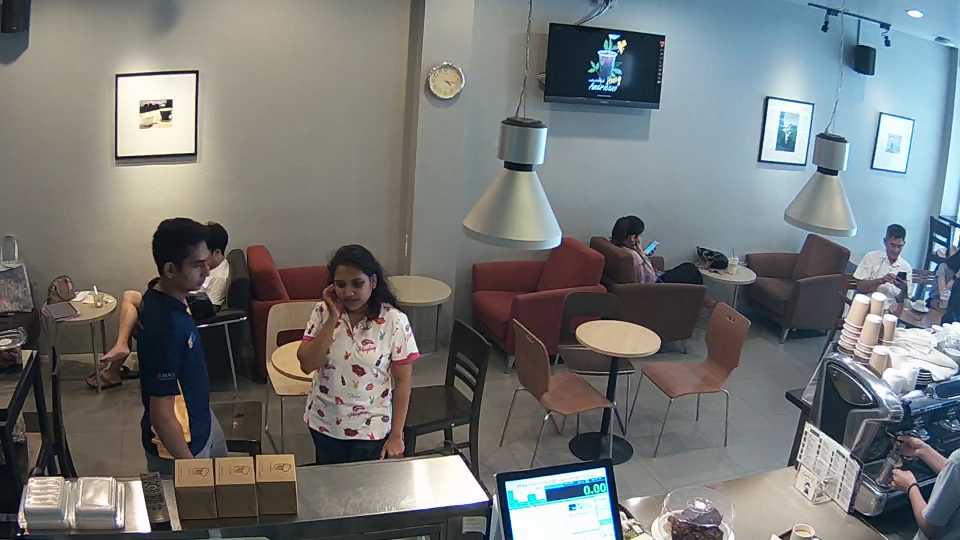
#> input picture frame 12 of 3_personDetector/python/video.mp4, 1920 x 1080 px (shown at 1/2 size)
$ python detectHuman.py frame10.jpg   (older library calls are emulated)
#> lines starting #> are read from the running program, lines starting #| are printed output that depends on the picture; after the words box and inside, x2 and y2 are one past the last pixel; in counts of white or black regions, pixels touching at a corner belong together
### 3_personDetector/python/Background_Subtraction.py
import numpy as np
import cv2
from matplotlib import pyplot as plt
from PIL import Image

#change the video source
cap = cv2.VideoCapture('video.mp4')
fgbg = cv2.createBackgroundSubtractorMOG2()

looper,image=cap.read()
#> image is the input picture: shape (1080, 1920, 3); mean B, G, R 118.1, 118.7, 116.4
count=0
looper=True
size = 600, 400
for count in range (0,100):
    looper,image=cap.read()
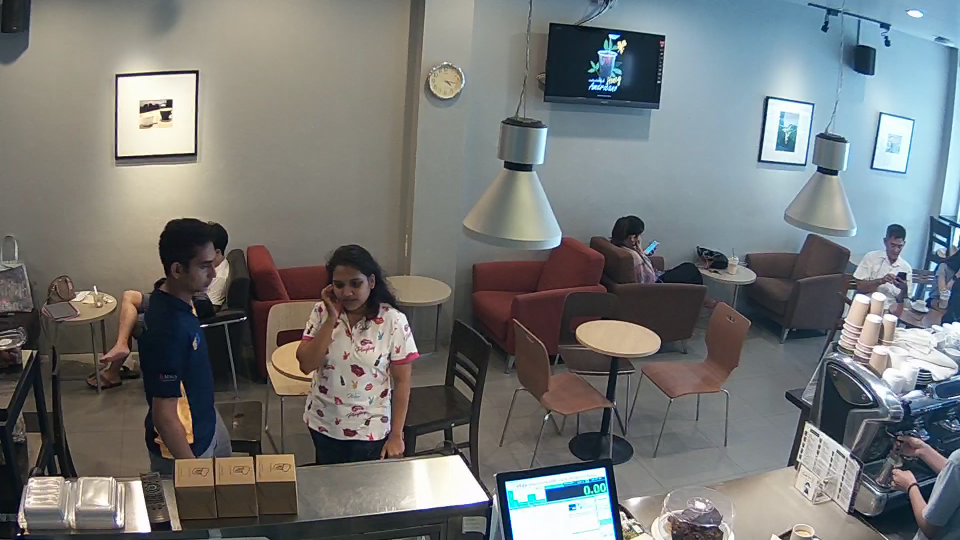
#> input picture frame 13 of 3_personDetector/python/video.mp4, 1920 x 1080 px (shown at 1/2 size)
#> image is the input picture: shape (1080, 1920, 3); mean B, G, R 118.3, 118.8, 116.5
    print('Read a new frame: ', looper)
#| Read a new frame:  True
    count+1
    if(count==10):
        cv2.imwrite("frame%d.jpg" % count, image)
        img = Image.open("frame%d.jpg"%count)
        img2=img.rotate(90)
        img2.thumbnail(size, Image.ANTIALIAS)
        img2.save("img2.jpg")

        print("Screenshot success\n")
        break


while(1):
    ret, frame = cap.read()
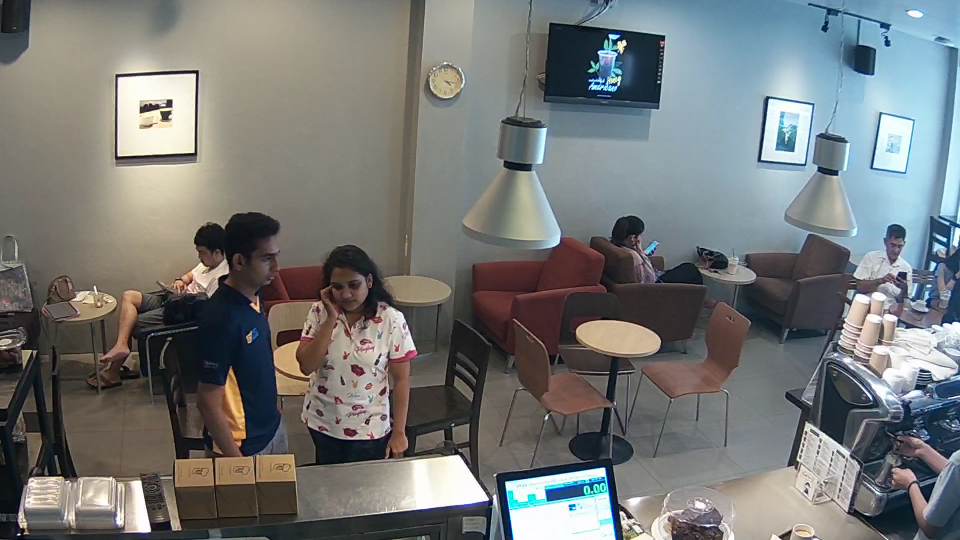
#> input picture frame 24 of 3_personDetector/python/video.mp4, 1920 x 1080 px (shown at 1/2 size)
#> frame is the input picture: shape (1080, 1920, 3); mean B, G, R 118.7, 119.3, 117.1
    fgmask = fgbg.apply(frame)
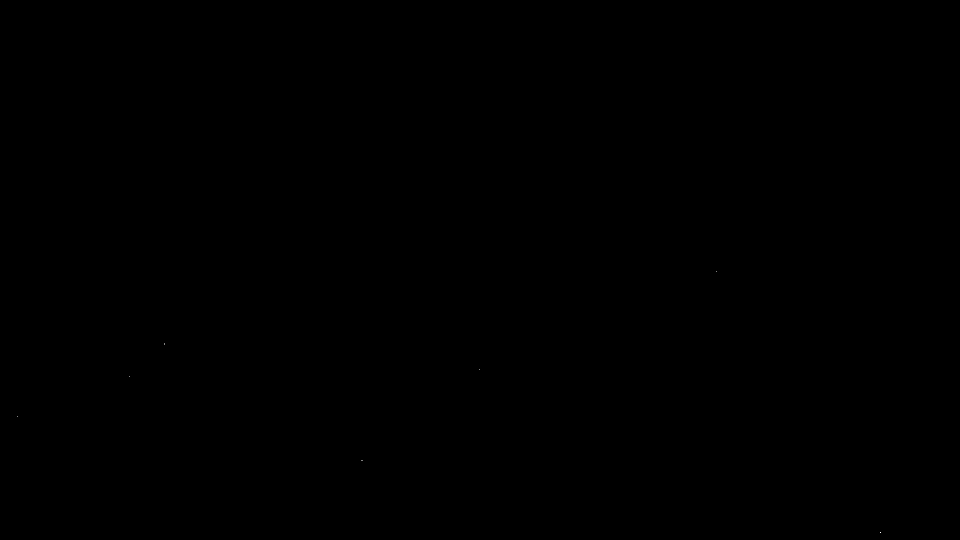
#> fgmask: shape (1080, 1920) (shown at 1/2 size); values 127 (black) and 255 (white), 0% white in thin lines or dots, all inside (x1, y1, x2, y2) = (35, 542, 1762, 1065)
    imS = cv2.resize(frame, (800, 600))
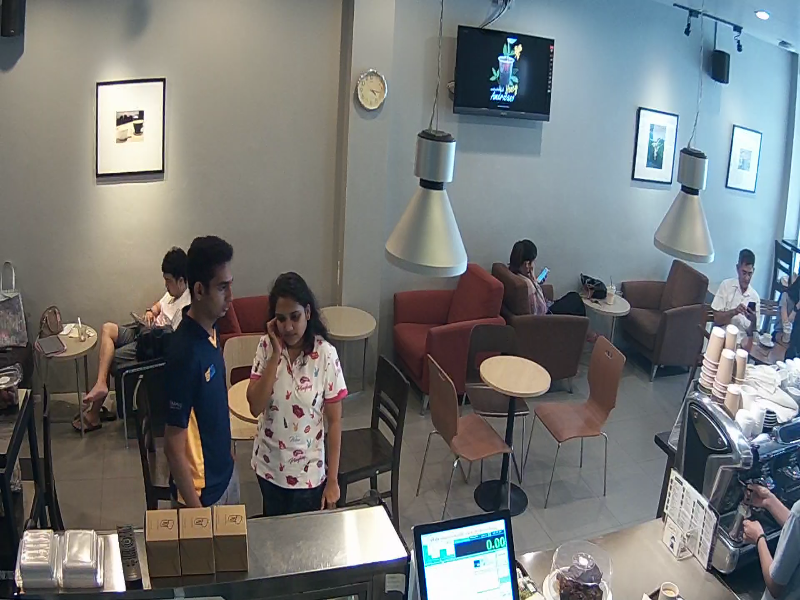
#> imS: shape (600, 800, 3); mean B, G, R 118.6, 119.2, 117
    imS2 = cv2.resize(fgmask, (800, 600))
    cv2.imshow('fgmask',imS)
    cv2.imshow('frame',imS2)
    k = cv2.waitKey(30) & 0xff
#> (key Esc is pressed here)
    if k == 27:
        break

img=cv2.imread("frame10.jpg")
cap.release()
cv2.destroyAllWindows()

def sendImg():
    img=cv2.imread("img2.jpg")
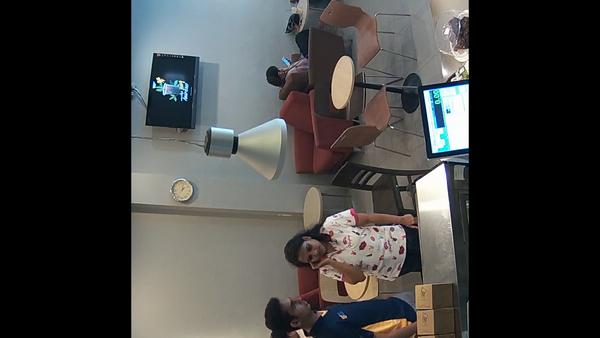
#> img: shape (338, 600, 3); mean B, G, R 61.7, 63.1, 63.2
    return img

### 3_personDetector/python/detectHuman.py
import numpy as np
import cv2


def inside(r, q):
    rx, ry, rw, rh = r
    qx, qy, qw, qh = q
    return rx > qx and ry > qy and rx + rw < qx + qw and ry + rh < qy + qh


def draw_detections(img, rects, thickness = 1):
    for x, y, w, h in rects:
        # the HOG detector returns slightly larger rectangles than the real objects.
        # so we slightly shrink the rectangles to get a nicer output.
        pad_w, pad_h = int(w), int(h)
        cv2.rectangle(img, (x+pad_w, y+pad_h), (x+w-pad_w, y+h-pad_h), (0, 255, 0), thickness)


if __name__ == '__main__':
    import sys
    from glob import glob
    import itertools as it
    from Background_Subtraction import sendImg

    print(__doc__)

    hog = cv2.HOGDescriptor()
    hog.setSVMDetector( cv2.HOGDescriptor_getDefaultPeopleDetector() )
    img3=sendImg()
	#replace the image source
    default = ['/home/gunner/Desktop/cultural8.jpg'] if len(sys.argv[1:]) == 0 else []

    for fn in it.chain(*map(glob, default + sys.argv[1:])):
        print(fn, ' - ',)
        try:
            img = cv2.imread(fn)
            if img is None:
                print('Failed to load image file:', fn)
                continue
        except:
            print('loading error')
            continue

        found, w = hog.detectMultiScale(img, winStride=(8,8), padding=(32,32), scale=1.05)
        found_filtered = []
        for ri, r in enumerate(found):
            for qi, q in enumerate(found):
                if ri != qi and inside(r, q):
                    break
            else:
                found_filtered.append(r)
        #draw_detections(img, found)
        #draw_detections(img, found_filtered, 3)
        draw_detections(img3,found)
        draw_detections(img3, found_filtered, 3)
        print('%d (%d) found' % (len(found_filtered), len(found)))
        cv2.imshow('img', img)
        ch = cv2.waitKey()
#> (key Esc is pressed here)
        if ch == 27:
            break
cv2.destroyAllWindows()

$ run again, starting later in the video
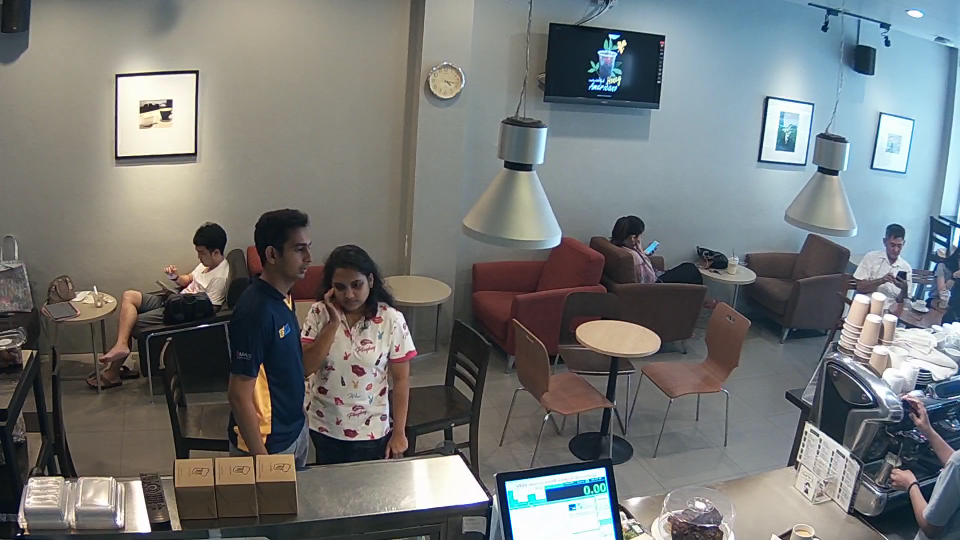
#> input picture frame 56 of 3_personDetector/python/video.mp4, 1920 x 1080 px (shown at 1/2 size)
#> image is the input picture: shape (1080, 1920, 3); mean B, G, R 118.1, 118.7, 116.2
#| Read a new frame:  True
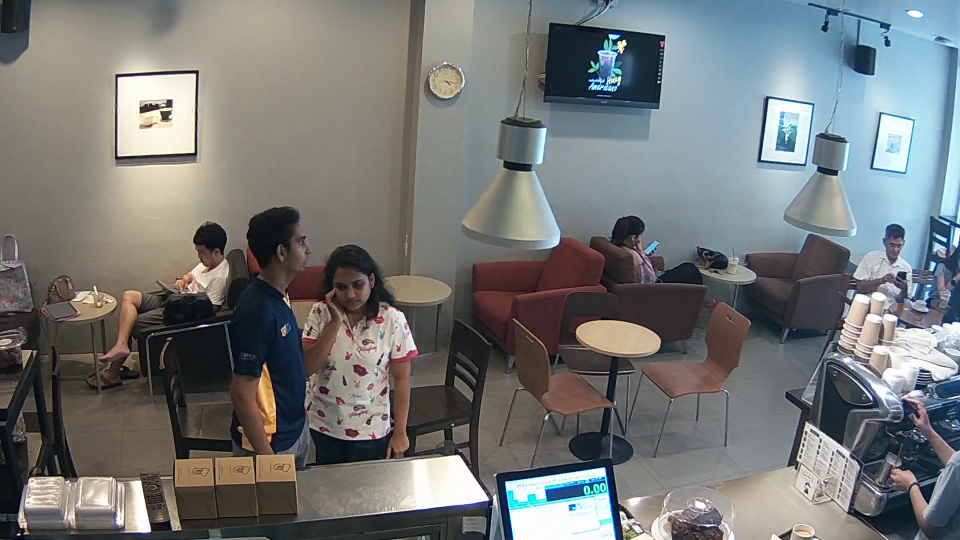
#> input picture frame 68 of 3_personDetector/python/video.mp4, 1920 x 1080 px (shown at 1/2 size)
#> frame is the input picture: shape (1080, 1920, 3); mean B, G, R 118.1, 118.7, 116.1
#> fgmask: shape (1080, 1920); values 127 (black) and 255 (white), 0% white in thin lines or dots, all inside (x1, y1, x2, y2) = (41, 80, 1432, 1068)
#> in sendImg, `img=cv2.imread("img2.jpg")`:
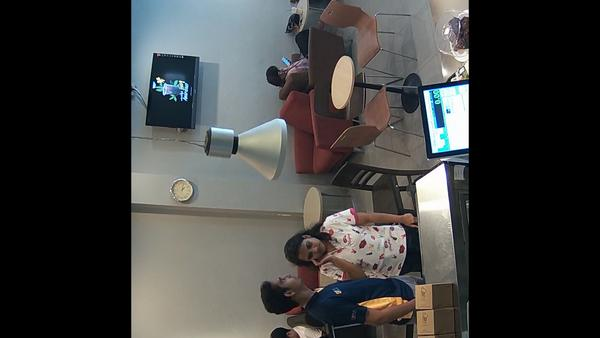
#> img: shape (338, 600, 3); mean B, G, R 61.2, 62.5, 62.3

$ run again, starting later in the video
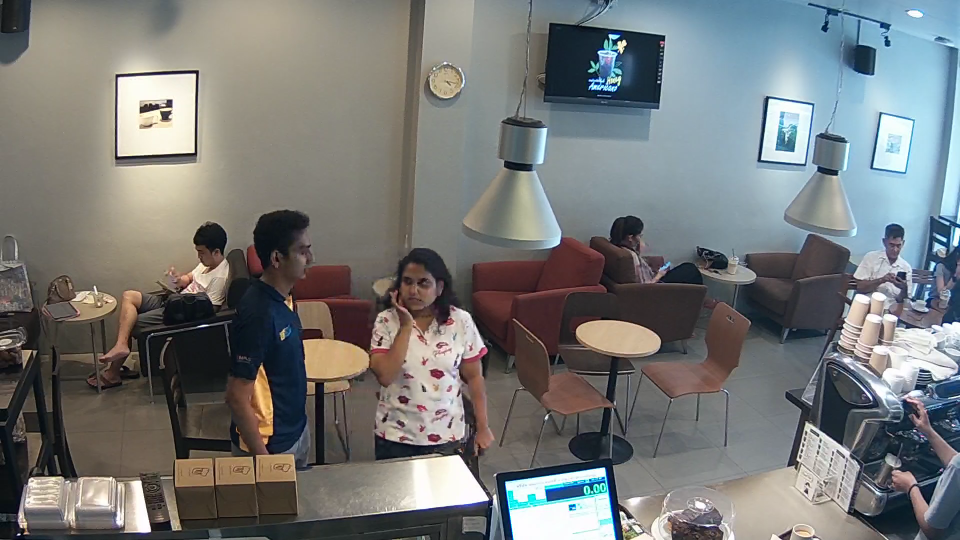
#> input picture frame 100 of 3_personDetector/python/video.mp4, 1920 x 1080 px (shown at 1/2 size)
#> image is the input picture: shape (1080, 1920, 3); mean B, G, R 118.9, 119.7, 117.7
#| Read a new frame:  True
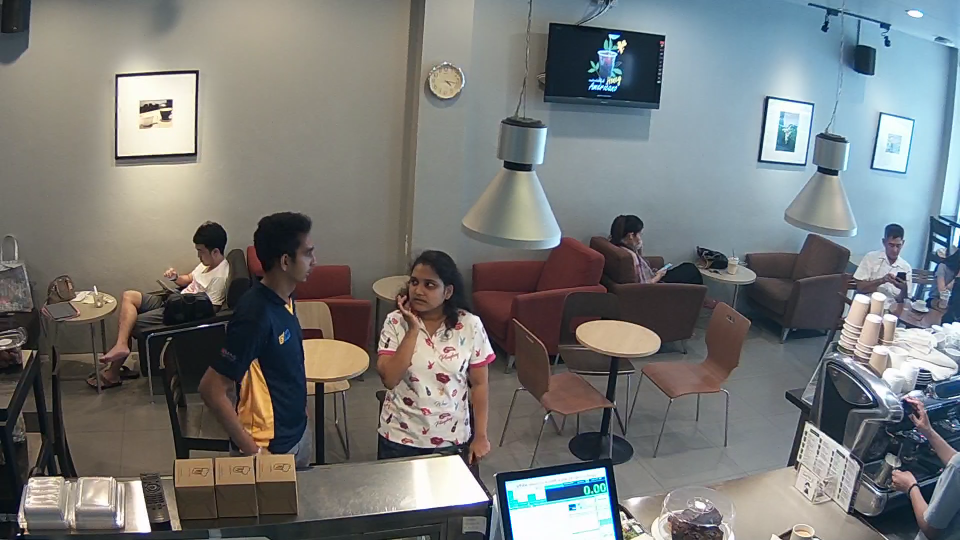
#> input picture frame 112 of 3_personDetector/python/video.mp4, 1920 x 1080 px (shown at 1/2 size)
#> frame is the input picture: shape (1080, 1920, 3); mean B, G, R 119, 120.1, 118.3
#> fgmask: shape (1080, 1920); values 127 (black) and 255 (white), 0% white in thin lines or dots, all inside (x1, y1, x2, y2) = (45, 663, 811, 928)
#> in sendImg, `img=cv2.imread("img2.jpg")`:
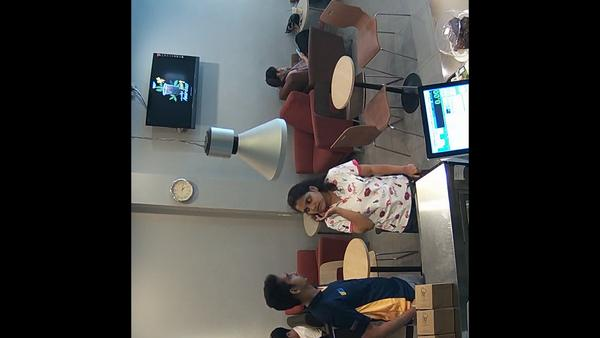
#> img: shape (338, 600, 3); mean B, G, R 62.1, 63.8, 64.4
